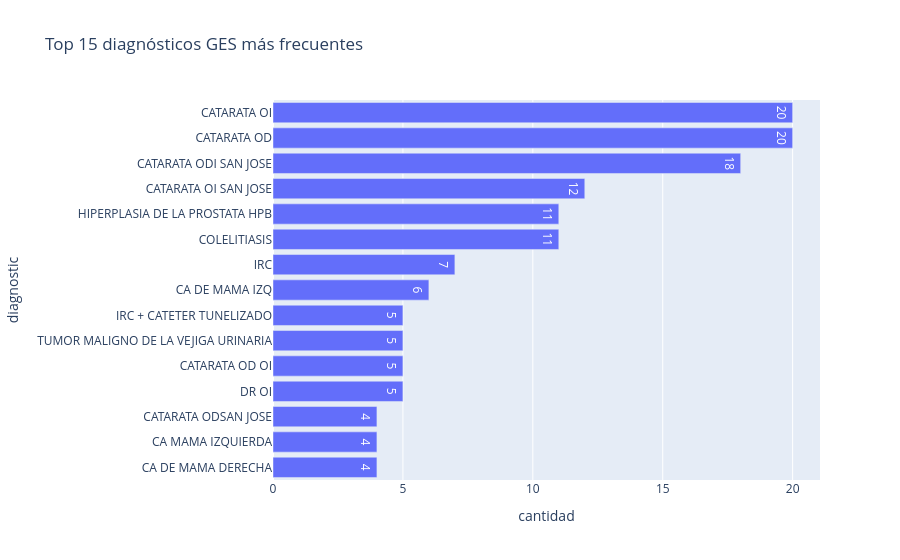

Notebook source saved alongside this figure:
### Code cell
fig = px.bar(
    diagnosticos_ges,
    x="cantidad",
    y="diagnostic",
    orientation="h",
    text="cantidad",
    title="Top 15 diagnósticos GES más frecuentes"
)
fig.update_layout(yaxis={"categoryorder": "total ascending"})
fig.show()

### Figure 1 — Plotly figure (JSON) as saved in the notebook; plotly's stock layout.template omitted (floating-point values rounded to 4 significant figures)
{"data": [{"hovertemplate": "cantidad=%{text}<br>diagnostic=%{y}<extra></extra>", "legendgroup": "", "marker": {"color": "#636efa", "pattern": {"shape": ""}}, "name": "", "orientation": "h", "showlegend": false, "text": [20.0, 20.0, 18.0, 12.0, 11.0, 11.0, 7.0, 6.0, 5.0, 5.0, 5.0, 5.0, 4.0, 4.0, 4.0], "textposition": "auto", "type": "bar", "x": [20, 20, 18, 12, 11, 11, 7, 6, 5, 5, 5, 5, 4, 4, 4], "xaxis": "x", "y": ["CATARATA OD", "CATARATA OI", "CATARATA ODI SAN JOSE", "CATARATA OI SAN JOSE", "COLELITIASIS", "HIPERPLASIA DE LA PROSTATA HPB", "IRC", "CA DE MAMA IZQ", "DR OI", "CATARATA OD OI", "TUMOR MALIGNO DE LA VEJIGA URINARIA", "IRC + CATETER TUNELIZADO", "CA DE MAMA DERECHA", "CA MAMA IZQUIERDA", "CATARATA ODSAN JOSE"], "yaxis": "y"}], "layout": {"barmode": "relative", "legend": {"tracegroupgap": 0}, "title": {"text": "Top 15 diagnósticos GES más frecuentes"}, "xaxis": {"anchor": "y", "domain": [0.0, 1.0], "title": {"text": "cantidad"}}, "yaxis": {"anchor": "x", "categoryorder": "total ascending", "domain": [0.0, 1.0], "title": {"text": "diagnostic"}}}}
